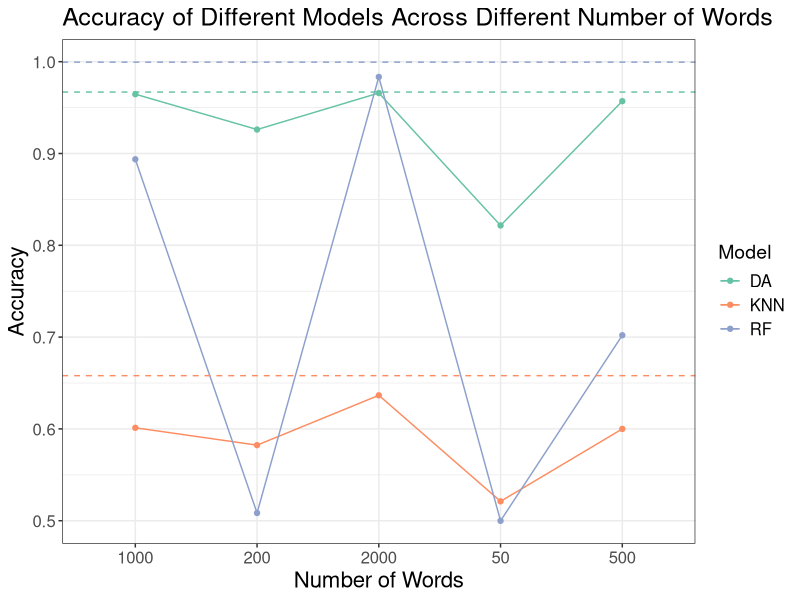

Reproduce this figure in R.
library(ggplot2)
library(tidyr)
# 创建数据框
data1 <- data.frame(
  topic = c("Baseline"),                     # 主题列
  DA_accuracy = c(0.9669),                # Discriminant Analysis 精度
  KNN_accuracy = c(0.658),               # KNN 精度
  RF_accuracy = c(0.9995)                 # Random Forest 精度
)
write.csv(data1, "output.csv", row.names = FALSE)
# 创建数据框
data2 <- data.frame(
  topic = c(50),                     # 主题列
  DA_accuracy = c(0.8216),                # Discriminant Analysis 精度
  KNN_accuracy = c(0.5211),               # KNN 精度
  RF_accuracy = c(0.4999)                 # Random Forest 精度
)
write.csv(data2, "output.csv", row.names = FALSE)

# 创建数据框
data3 <- data.frame(
  topic = c(200),                     # 主题列
  DA_accuracy = c(0.9261),                # Discriminant Analysis 精度
  KNN_accuracy = c(0.5823),               # KNN 精度
  RF_accuracy = c(0.5084)                 # Random Forest 精度
)
write.csv(data3, "output.csv", row.names = FALSE)

# 创建数据框
data4 <- data.frame(
  topic = c(500),                     # 主题列
  DA_accuracy = c(0.957),                # Discriminant Analysis 精度
  KNN_accuracy = c(0.6),               # KNN 精度
  RF_accuracy = c(0.702)                 # Random Forest 精度
)
write.csv(data4, "output.csv", row.names = FALSE)

# 创建数据框
data5 <- data.frame(
  topic = c(1000),                     # 主题列
  DA_accuracy = c(0.9646),                # Discriminant Analysis 精度
  KNN_accuracy = c(0.6012),               # KNN 精度
  RF_accuracy = c(0.8937)                 # Random Forest 精度
)
write.csv(data5, "output.csv", row.names = FALSE)
# 创建数据框
data6 <- data.frame(
  topic = c(2000),                     # 主题列
  DA_accuracy = c(0.9659),                # Discriminant Analysis 精度
  KNN_accuracy = c(0.6366),               # KNN 精度
  RF_accuracy = c(0.9834)                 # Random Forest 精度
)
write.csv(data6, "output.csv", row.names = FALSE)
Final_Result <- rbind(data1,data2,data3,data4,data5,data6)

colnames(Final_Result) <- c("Dataset", "DA", "KNN", "RF")
Final_Result$Dataset <- factor(Final_Result$Dataset)

Result_long <- pivot_longer(Final_Result, 
                            cols = colnames(Final_Result)[-1], 
                            names_to = "Model", 
                            values_to = "Accuracy") 

Baseline_long <- Result_long[1:3, ]
Result_long <- Result_long[-c(1, 2, 3), ]

fig <- ggplot(Result_long, aes(x = Dataset, y = Accuracy, color = Model, group = Model)) +
  geom_line() +                # Plot the lines connecting the points for each model
  geom_point() +               # Add points to show the accuracy values
  labs(title = "Accuracy of Different Models Across Different Number of Words",  # Plot title
       x = "Number of Words",  # X-axis label
       y = "Accuracy") +  # Y-axis label
  scale_color_brewer(palette = "Set2") + 
  geom_hline(data = Baseline_long, 
             aes(yintercept = Accuracy, color = Model), 
             linetype = "dashed") +# Add horizontal dashed lines for Baseline
  theme_bw() + 
  theme(
    text = element_text(size = 14),  # Set global font size
    axis.title = element_text(size = 16),  # Adjust axis title font size
    axis.text = element_text(size = 12),  # Adjust axis tick labels font size
    legend.title = element_text(size = 14),  # Adjust legend title font size
    legend.text = element_text(size = 12),  # Adjust legend text font size
    plot.title = element_text(size = 18)  # Adjust plot title font size
  )


ggsave("./SEM1/Project2/Figures/Task1 ReduceWords Lineplot.pdf", width = 8, height = 6)
